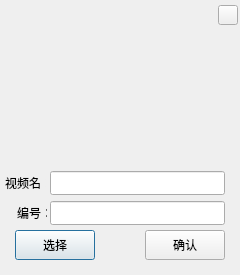
<?xml version="1.0" encoding="UTF-8"?>
<ui version="4.0">
 <class>AddVideo</class>
 <widget class="QDialog" name="AddVideo">
  <property name="geometry">
   <rect>
    <x>0</x>
    <y>0</y>
    <width>240</width>
    <height>275</height>
   </rect>
  </property>
  <property name="windowTitle">
   <string>添加视频</string>
  </property>
  <widget class="QLabel" name="label_image">
   <property name="geometry">
    <rect>
     <x>60</x>
     <y>45</y>
     <width>120</width>
     <height>120</height>
    </rect>
   </property>
   <property name="minimumSize">
    <size>
     <width>120</width>
     <height>120</height>
    </size>
   </property>
   <property name="text">
    <string/>
   </property>
  </widget>
  <widget class="QLineEdit" name="lineEdit_name">
   <property name="geometry">
    <rect>
     <x>50</x>
     <y>171</y>
     <width>175</width>
     <height>24</height>
    </rect>
   </property>
  </widget>
  <widget class="QLabel" name="label">
   <property name="geometry">
    <rect>
     <x>5</x>
     <y>175</y>
     <width>41</width>
     <height>16</height>
    </rect>
   </property>
   <property name="text">
    <string>视频名：</string>
   </property>
  </widget>
  <widget class="QLabel" name="label_2">
   <property name="geometry">
    <rect>
     <x>17</x>
     <y>205</y>
     <width>30</width>
     <height>16</height>
    </rect>
   </property>
   <property name="layoutDirection">
    <enum>Qt::LeftToRight</enum>
   </property>
   <property name="text">
    <string>编号：</string>
   </property>
   <property name="alignment">
    <set>Qt::AlignLeading|Qt::AlignLeft|Qt::AlignVCenter</set>
   </property>
  </widget>
  <widget class="QLineEdit" name="lineEdit_id">
   <property name="geometry">
    <rect>
     <x>50</x>
     <y>201</y>
     <width>175</width>
     <height>24</height>
    </rect>
   </property>
  </widget>
  <widget class="QPushButton" name="pushButton_select">
   <property name="geometry">
    <rect>
     <x>15</x>
     <y>230</y>
     <width>80</width>
     <height>30</height>
    </rect>
   </property>
   <property name="text">
    <string>选择</string>
   </property>
  </widget>
  <widget class="QPushButton" name="pushButton_submit">
   <property name="geometry">
    <rect>
     <x>145</x>
     <y>230</y>
     <width>80</width>
     <height>30</height>
    </rect>
   </property>
   <property name="text">
    <string>确认</string>
   </property>
  </widget>
  <widget class="QWidget" name="widget" native="true">
   <property name="geometry">
    <rect>
     <x>0</x>
     <y>0</y>
     <width>240</width>
     <height>30</height>
    </rect>
   </property>
   <property name="minimumSize">
    <size>
     <width>240</width>
     <height>30</height>
    </size>
   </property>
   <property name="maximumSize">
    <size>
     <width>240</width>
     <height>30</height>
    </size>
   </property>
   <layout class="QGridLayout" name="gridLayout">
    <property name="leftMargin">
     <number>2</number>
    </property>
    <property name="topMargin">
     <number>2</number>
    </property>
    <property name="rightMargin">
     <number>2</number>
    </property>
    <property name="bottomMargin">
     <number>2</number>
    </property>
    <property name="spacing">
     <number>2</number>
    </property>
    <item row="0" column="0">
     <widget class="QWidget" name="widget_icon" native="true">
      <property name="minimumSize">
       <size>
        <width>20</width>
        <height>20</height>
       </size>
      </property>
      <property name="maximumSize">
       <size>
        <width>20</width>
        <height>20</height>
       </size>
      </property>
     </widget>
    </item>
    <item row="0" column="1">
     <widget class="QLabel" name="label_title">
      <property name="text">
       <string/>
      </property>
     </widget>
    </item>
    <item row="0" column="2">
     <widget class="QPushButton" name="pushButton_close">
      <property name="minimumSize">
       <size>
        <width>20</width>
        <height>20</height>
       </size>
      </property>
      <property name="maximumSize">
       <size>
        <width>20</width>
        <height>20</height>
       </size>
      </property>
      <property name="text">
       <string/>
      </property>
     </widget>
    </item>
   </layout>
  </widget>
 </widget>
 <resources/>
 <connections/>
</ui>
